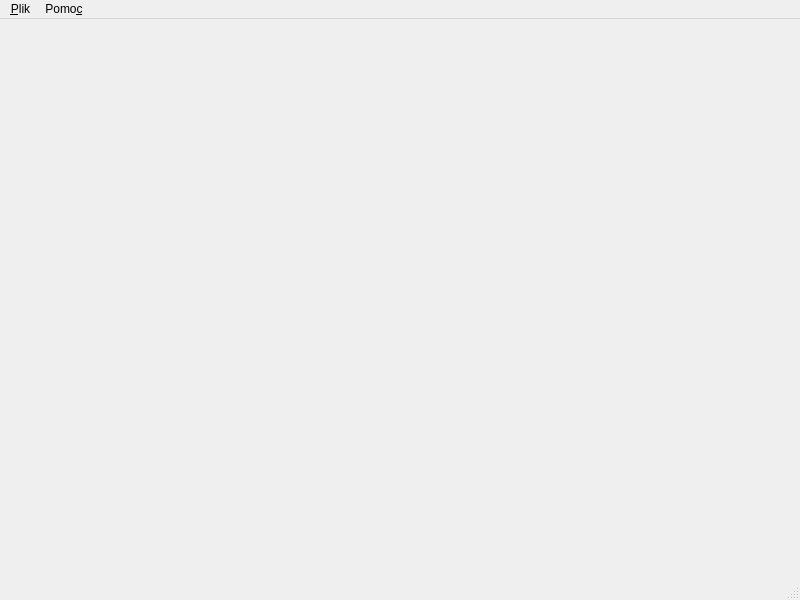
<?xml version="1.0" encoding="UTF-8"?>
<ui version="4.0">
 <class>MainWindow</class>
 <widget class="QMainWindow" name="MainWindow">
  <property name="geometry">
   <rect>
    <x>0</x>
    <y>0</y>
    <width>800</width>
    <height>600</height>
   </rect>
  </property>
  <property name="windowTitle">
   <string>MainWindow</string>
  </property>
  <widget class="QWidget" name="centralwidget">
   <layout class="QVBoxLayout" name="verticalLayout">
    <item>
     <widget class="MyWidget" name="widget" native="true"/>
    </item>
   </layout>
  </widget>
  <widget class="QMenuBar" name="menubar">
   <property name="geometry">
    <rect>
     <x>0</x>
     <y>0</y>
     <width>800</width>
     <height>22</height>
    </rect>
   </property>
   <widget class="QMenu" name="menu_Quit">
    <property name="title">
     <string>&amp;Plik</string>
    </property>
    <addaction name="action_Zakoncz"/>
   </widget>
   <widget class="QMenu" name="menuPomo_c">
    <property name="title">
     <string>Pomo&amp;c</string>
    </property>
    <addaction name="action_O_programie"/>
   </widget>
   <addaction name="menu_Quit"/>
   <addaction name="menuPomo_c"/>
  </widget>
  <widget class="QStatusBar" name="statusbar"/>
  <action name="action_Zakoncz">
   <property name="text">
    <string>&amp;Zakończ</string>
   </property>
   <property name="toolTip">
    <string>Zakończ program</string>
   </property>
   <property name="shortcut">
    <string>Ctrl+Q</string>
   </property>
  </action>
  <action name="action_O_programie">
   <property name="text">
    <string>&amp;O programie</string>
   </property>
   <property name="shortcut">
    <string>F1</string>
   </property>
  </action>
 </widget>
 <customwidgets>
  <customwidget>
   <class>MyWidget</class>
   <extends>QWidget</extends>
   <header>my_widget.h</header>
   <container>1</container>
  </customwidget>
 </customwidgets>
 <resources/>
 <connections/>
</ui>
